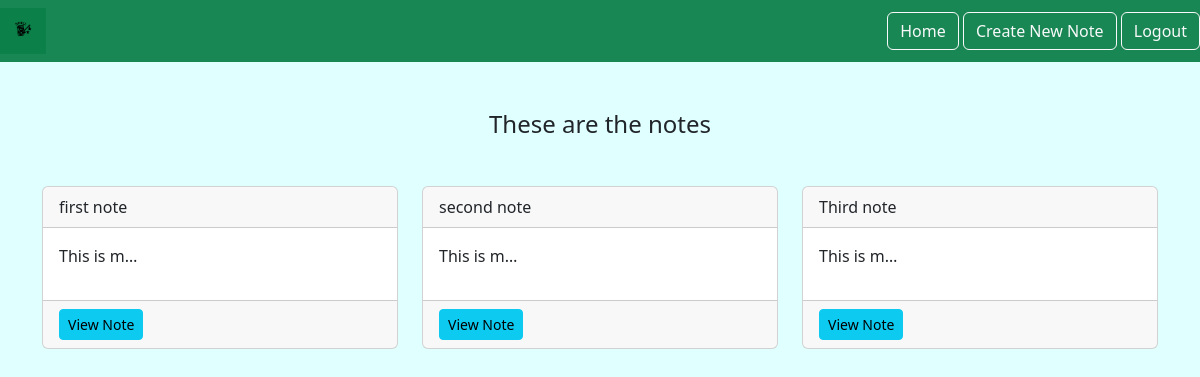
Page /smart/notes/ (signed in) on the committed database.
### notes/models.py (models this page shows)
class Notes(models.Model):
    title = models.CharField(max_length=200)
    text = models.TextField()
    created = models.DateTimeField(auto_now_add=True)
    user = models.ForeignKey(User, on_delete=models.CASCADE, related_name='notes')

### notes/views.py (the view)
# urls.py: path('notes/', views.NotesListView.as_view(), name="notes.list"),
class NotesListView(LoginRequiredMixin,ListView):
    model = Notes
    context_object_name = "notes"
    login_url = "/login"
    def get_queryset(self):
        return self.request.user.notes.all()

### notes/templates/notes/notes_list.html
{% extends 'base.html' %}
{% load static %}
{% block content%}
<div class="row">
    <div class="col">
      <div class="notes_list_heading text-center mb-5">
        <h1 class="fs-4">These are the notes </h1>
      </div>
    </div>
</div>
<div class="row">
    {% for note in notes %}
       <div class="col-md-4">
         <div class="card mb-3">
            <div class="card-header">{{note.title}}</div>
            <div class="card-body">
                <p>{{note.text | truncatechars:10}}</p>
            </div>
            <div class="card-footer">
                <a href="{% url 'notes.detail' pk=note.id %}" class="btn btn-info btn-sm">View Note</a>
            </div>
         </div>
       </div>
    {% endfor %}
</div>
{% endblock %}

### static/css/style.css (style rules this page uses)
body { position:relative }

### static/templates/base.html (style rules this page uses)
body { background-color: lightcyan; }

### rows in the picture
Notes: title "first note", text "This is m…"
Notes: title "second note", text "This is m…"
Notes: title "Third note", text "This is m…"
